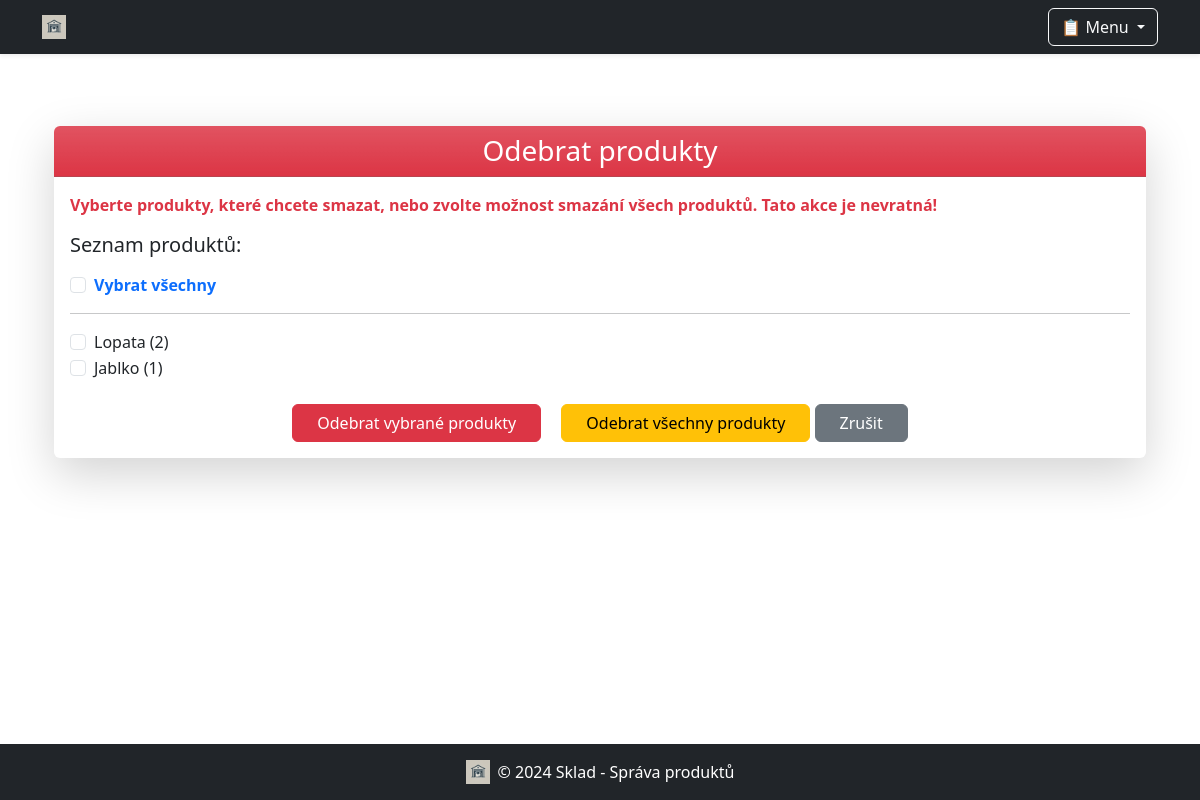
/odebrat-produkty/, run on an earlier commit of the app's database.
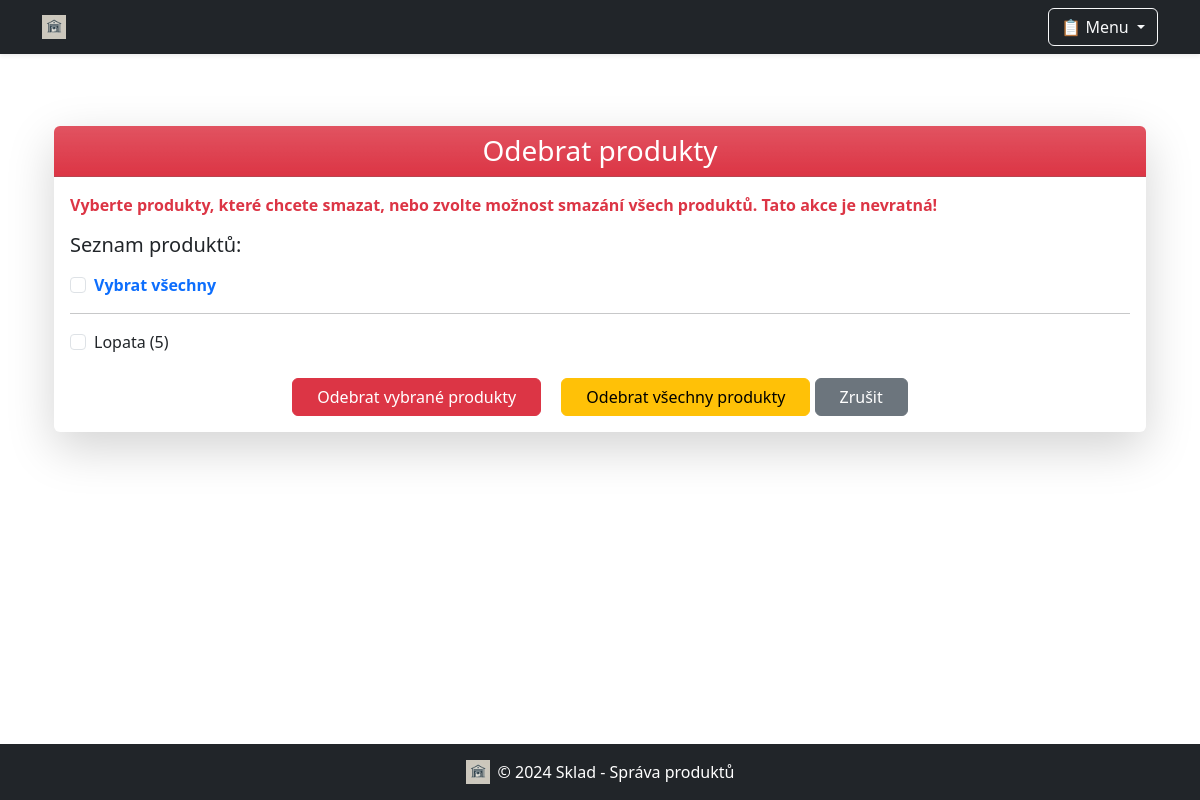
And on a later commit of the database.
### sklad/models.py (models this page shows, shortened)
class Produkt(models.Model):
    nazev = models.CharField(max_length=200)
    popis = models.TextField(blank=True)
    cena = models.DecimalField(max_digits=10, decimal_places=2)
    mnozstvi = models.PositiveIntegerField()
    min_zasoba = models.PositiveIntegerField(default=0)
    uzivatel = models.ForeignKey(User, on_delete=models.SET_NULL, null=True, blank=True)  # Cizí klíč na uživatele
    obrazek = models.ImageField(upload_to='produkty_obrazky/', blank=True, null=True)  # Pole pro obrázky

### sklad/views.py (the view, shortened to what this page needs)
# urls.py: path('odebrat-produkty/', views.odebrat_produkty, name='odebrat_produkty'),
def odebrat_produkty(request):
    produkty = Produkt.objects.all()
    return render(request, 'sklad/odebrat_produkty.html', {'produkty': produkty})

### sklad/templates/sklad/odebrat_produkty.html (shortened to what this page needs)
{% extends 'sklad/base.html' %}
{% block content %}
<div class="container my-5">
    <div class="card shadow-lg border-0">
        <div class="card-header bg-gradient bg-danger text-white text-center rounded-top">
            <h3 class="mb-0">
                 Odebrat produkty
            </h3>
        </div>
        <div class="card-body">
            <form method="POST">
                <p class="text-danger fw-bold">Vyberte produkty, které chcete smazat, nebo zvolte možnost smazání všech produktů. Tato akce je nevratná!</p>
                <div class="mb-4">
                    <h5 class="mb-3">Seznam produktů:</h5>
                    <div class="form-check">
                        <input class="form-check-input" type="checkbox" id="select_all" onclick="toggleSelection(this)">
                        <label class="form-check-label fw-bold text-primary" for="select_all">Vybrat všechny</label>
                    </div>
                    <hr>
                    {% for produkt in produkty %}
                    <div class="form-check">
                        <input class="form-check-input" type="checkbox" name="produkty" value="{{ produkt.id }}" id="produkt_{{ produkt.id }}">
                        <label class="form-check-label" for="produkt_{{ produkt.id }}">
                            {{ produkt.nazev }} ({{ produkt.mnozstvi }})
                        </label>
                    </div>
                    {% endfor %}
                </div>
                <div class="text-center mt-4">
                    <button type="submit" name="action" value="delete_selected" class="btn btn-danger px-4 me-3">
                         Odebrat vybrané produkty
                    </button>
                    <button type="submit" name="action" value="delete_all" class="btn btn-warning px-4">
                         Odebrat všechny produkty
                    </button>
                    <a href="{% url 'index' %}" class="btn btn-secondary px-4">
                         Zrušit
                    </a>
                </div>
            </form>
        </div>
    </div>
</div>
{% endblock %}

What changed in the data, as far as the page shows it:
removed Produkt: nazev "Jablko", mnozstvi "1"
changed Produkt "Lopata": mnozstvi "2" → "5"
